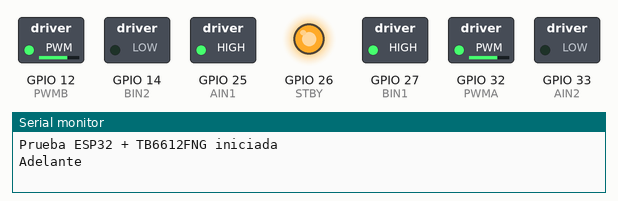
Recording of a sketch running on a simulated ESP32. Parts: switched loads named in the sketch (green lamp = pin HIGH), output pins drawn as LEDs (lit = HIGH), the last lines printed to the serial monitor.

Above: at 0.05 s.
At 3.05 s:
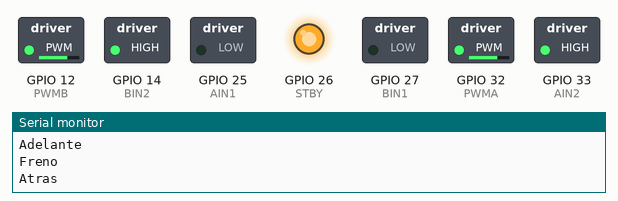
At 6.05 s:
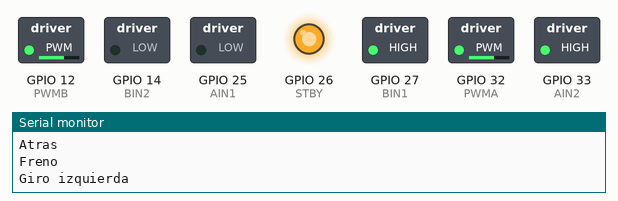
At 9.0 s:
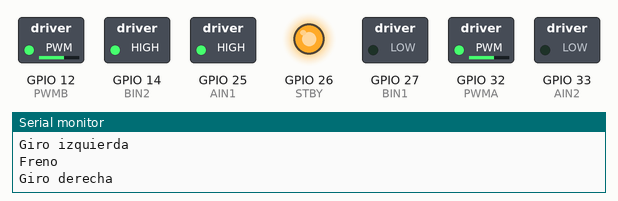
At 11.95 s:
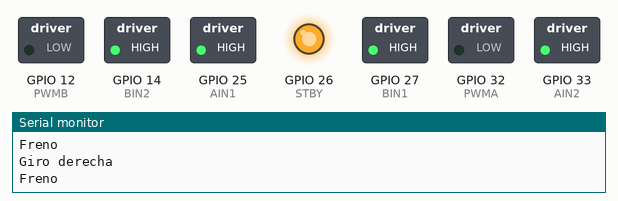
Timing chart, 0 to 15.6 s (numbered marks = the images above):
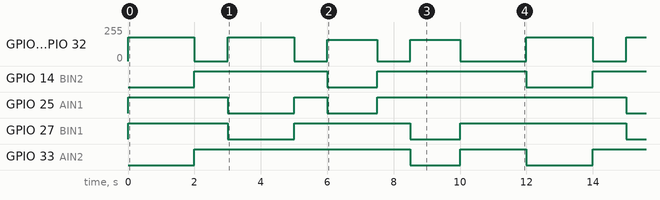

The sketch:

Prueba_ESP32_TB6612FNG.ino
```cpp
// Prueba ESP32 + TB6612FNG
// Compatible con ESP32 Arduino Core 3.x

// Pines corregidos para coincidir con el montaje final del péndulo
// (los mismos que usan los controladores 01, 02 y 03).

// Pines Motor A
const int PWMA = 32;
const int AIN1 = 25;
const int AIN2 = 33;

// Pines Motor B
const int PWMB = 12;
const int BIN1 = 27;
const int BIN2 = 14;

// Standby
const int STBY = 26;

// PWM
const int freq = 1000;
const int resolution = 8; // 8 bits = 0 a 255

void setup() {
  Serial.begin(115200);

  pinMode(AIN1, OUTPUT);
  pinMode(AIN2, OUTPUT);
  pinMode(BIN1, OUTPUT);
  pinMode(BIN2, OUTPUT);
  pinMode(STBY, OUTPUT);

  // Nueva API LEDC para ESP32 Arduino Core 3.x
  ledcAttach(PWMA, freq, resolution);
  ledcAttach(PWMB, freq, resolution);

  digitalWrite(STBY, HIGH);

  Serial.println("Prueba ESP32 + TB6612FNG iniciada");
}

void loop() {
  Serial.println("Adelante");
  motorA(180);
  motorB(180);
  delay(2000);

  Serial.println("Freno");
  brake();
  delay(1000);

  Serial.println("Atras");
  motorA(-180);
  motorB(-180);
  delay(2000);

  Serial.println("Freno");
  brake();
  delay(1000);

  Serial.println("Giro izquierda");
  motorA(-160);
  motorB(160);
  delay(1500);

  Serial.println("Freno");
  brake();
  delay(1000);

  Serial.println("Giro derecha");
  motorA(160);
  motorB(-160);
  delay(1500);

  Serial.println("Freno");
  brake();
  delay(2000);
}

// velocidad: -255 a 255
void motorA(int velocidad) {
  velocidad = constrain(velocidad, -255, 255);

  if (velocidad > 0) {
    digitalWrite(AIN1, HIGH);
    digitalWrite(AIN2, LOW);
    ledcWrite(PWMA, velocidad);
  } else if (velocidad < 0) {
    digitalWrite(AIN1, LOW);
    digitalWrite(AIN2, HIGH);
    ledcWrite(PWMA, -velocidad);
  } else {
    digitalWrite(AIN1, LOW);
    digitalWrite(AIN2, LOW);
    ledcWrite(PWMA, 0);
  }
}

// velocidad: -255 a 255
void motorB(int velocidad) {
  velocidad = constrain(velocidad, -255, 255);

  if (velocidad > 0) {
    digitalWrite(BIN1, HIGH);
    digitalWrite(BIN2, LOW);
    ledcWrite(PWMB, velocidad);
  } else if (velocidad < 0) {
    digitalWrite(BIN1, LOW);
    digitalWrite(BIN2, HIGH);
    ledcWrite(PWMB, -velocidad);
  } else {
    digitalWrite(BIN1, LOW);
    digitalWrite(BIN2, LOW);
    ledcWrite(PWMB, 0);
  }
}

void brake() {
  digitalWrite(AIN1, HIGH);
  digitalWrite(AIN2, HIGH);
  digitalWrite(BIN1, HIGH);
  digitalWrite(BIN2, HIGH);

  ledcWrite(PWMA, 0);
  ledcWrite(PWMB, 0);
}
```

Measured:
- by itself, GPIO 14 (BIN2): repeats every 12.0 s: LOW 1.5 s, HIGH 4.5 s, LOW 2.0 s, HIGH 4.0 s
- by itself, GPIO 25 (AIN1): repeats every 12.0 s: LOW 2.0 s, HIGH 1.0 s, LOW 1.5 s, HIGH 7.5 s
- by itself, GPIO 27 (BIN1): repeats every 12.0 s: LOW 2.0 s, HIGH 3.5 s, LOW 1.5 s, HIGH 5.0 s
- by itself, GPIO 33 (AIN2): repeats every 12.0 s: LOW 1.5 s, HIGH 2.0 s, LOW 2.0 s, HIGH 6.5 s
- by itself, GPIO 12 (PWMB), GPIO 32 (PWMA): repeats every 12.0 s: 0/255 1.0 s, 179/255 2.0 s, 2 × (0/255 1.0 s, 159/255 1.5 s), 0/255 2.0 s, 179/255 2.0 s
